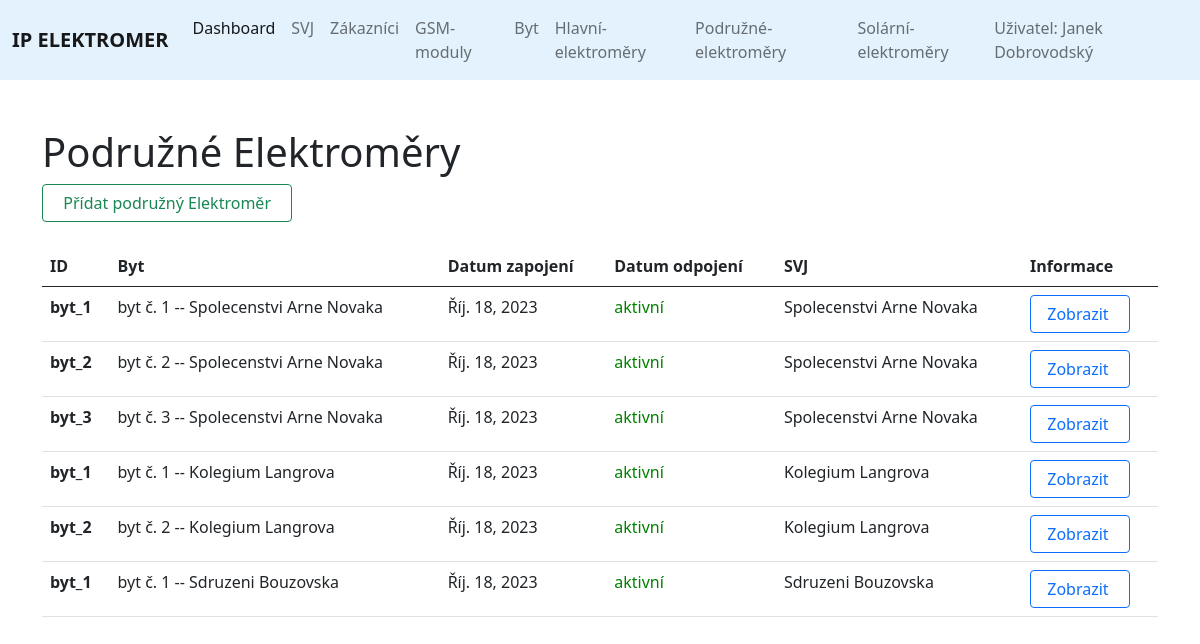
Page /sub_electrometers on the earlier database version.
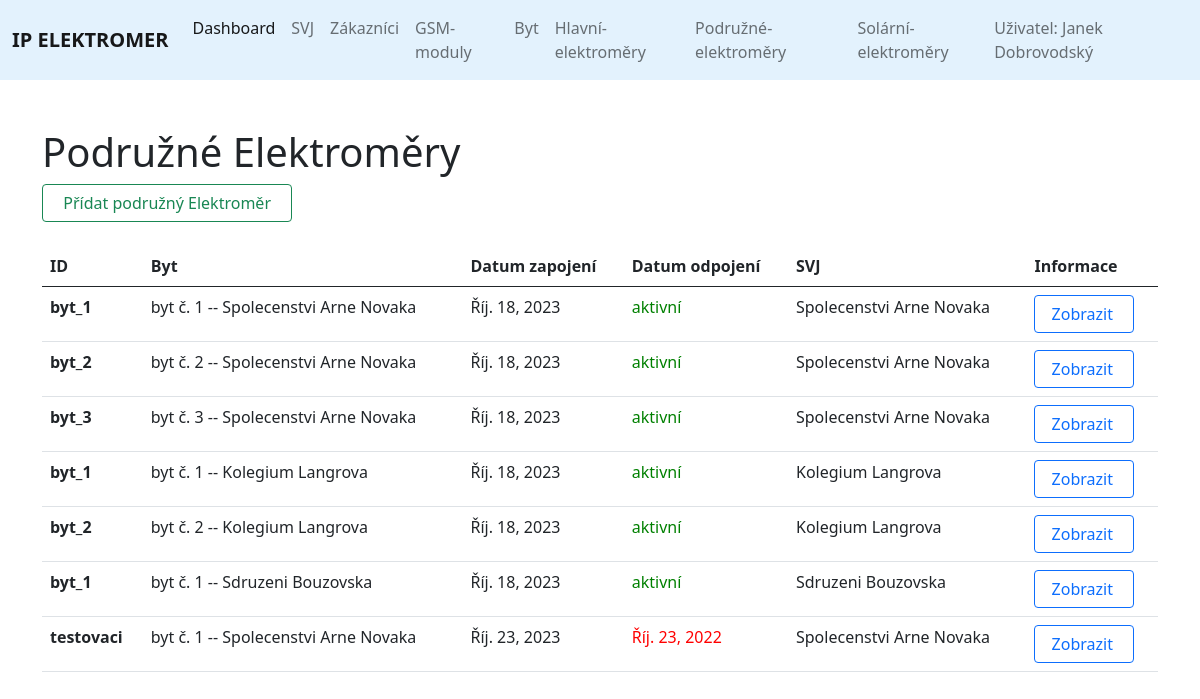
Same page on the later database version.
### elektromer_app/models.py (models this page shows, shortened)
class Sub_electrometer(models.Model):
	identification_number = models.CharField(max_length=255, null=False)
	from_date = models.DateField(null=False)
	to_date = models.DateField(blank=True, null=True)
	flat = models.ForeignKey(Flat, on_delete=models.SET_NULL, null=True)
	svj = models.ForeignKey(Svj, on_delete=models.SET_NULL, null=True)
	date_created = models.DateTimeField(auto_now_add=True, null=True)

class Flat(models.Model):
	flat_number = models.IntegerField(null=False, default = None)
	from_date = models.DateField(null=False)
	to_date = models.DateField(blank=True, null=True)
	svj = models.ForeignKey(Svj, on_delete=models.SET_NULL, null=True)
	gsm_modul = models.ForeignKey(Gsm_modul, on_delete=models.SET_NULL, null=True)
	owner = models.ForeignKey(Customer, on_delete=models.SET_NULL, null=True)
	owner_from_date = models.DateField(null=True, blank=True)
	owner_to_date = models.DateField(blank=True, null=True)
	date_created = models.DateTimeField(auto_now_add=True, null=True)
	history = HistoricalRecords()
	def __str__(self):
		return str("byt č. ") + str( self.flat_number ) + "  --  " + str(self.svj)

class Svj(models.Model):
	identification_number = models.CharField(max_length=255, null=False)
	from_date = models.DateField(null=False)
	to_date = models.DateField(blank=True, null=True)
	date_created = models.DateTimeField(auto_now_add=True, null=True)
	name = models.CharField(max_length=255)
	address_street = models.CharField(max_length=255)
	address_orientation_number = models.IntegerField(default=0)
	address_number_subscription= models.IntegerField(default=0)
	address_city = models.CharField(max_length=255)
	address_postal_code = models.IntegerField(default=0)
	account_number = models.CharField(max_length=255)
	energy_supply = models.CharField(max_length=255)
	number_of_flats = models.IntegerField(default=0, null=False)
	history = HistoricalRecords()
	def __str__(self):
		return self.name

### elektromer_app/views.py (the view)
# urls.py: path('sub_electrometers', views.sub_electrometers, name="sub_electrometers"),
def sub_electrometers(request):
	all_sub_electrometers = Sub_electrometer.objects.all()
	form = Sub_electrometerForm()
	return render (request, 'elektromer_app/sub_electrometers.html', {'all_sub_electrometers': all_sub_electrometers, 'form': form})

### templates/elektromer_app/sub_electrometers.html (shortened to what this page needs)
{% extends 'elektromer_app/base.html' %}
	{% load static %}
	{% block content %}
<container>
<div class="container" style=" min-width: 90vw;">
<br><br>
<h1>Podružné Elektroměry</h1>
<a type="button" class="btn btn-outline-success" data-bs-toggle="modal" data-bs-target="#subModal" title="Timto tlačítkem můžete přidat podružný elektroměr." href=''>&nbsp; Přídat podružný Elektroměr &nbsp;</a></td>
     {% load crispy_forms_tags %}
	<br><br>
	<center>
		<div class="tabulka">
			<table class="table">
			  <thead>
			    <tr>
			      <th scope="col">ID</th>
			      <th scope="col">Byt</th>
			      <th scope="col">Datum zapojení</th>
			      <th scope="col">Datum odpojení</th>
			      <th scope="col">SVJ</th>
			      <th scope="col">Informace</th>
			    </tr>
			  </thead>
			  <tbody>
			  	{% for sub_electrometer in all_sub_electrometers %}
			    	<tr>
				      <td scope="row"><b>{{sub_electrometer.identification_number}}</b></td>
				      <td>{{sub_electrometer.flat}}</td>
				      <td>{{sub_electrometer.from_date}}</td>
				      {% if sub_electrometer.to_date == None %}
				      <td class="aktivni" style="color: green;"> aktivní </td>
				      {% else %}
				      <td class="ukoncene" style="color: red;">{{sub_electrometer.to_date}}</td>
				      {% endif %}
				       <td>{{sub_electrometer.svj}}</td>
				        <td><a type="button" class="btn btn-outline-primary" data-bs-toggle="tooltip" title="Timto tlačítkem můžete přejít k zobrazení tohoto podružného elektroměru." href='{% url "sub_electrometer" sub_electrometer.id %}'>&nbsp;Zobrazit &nbsp;</a></td>
			    	</tr>
			    {% endfor %}
			  </tbody>
			</table>
    	</div>
	</center>
	</div>
	{% endblock %}

Differences in the rows shown:
added Sub_electrometer: identification_number "testovaci", flat "byt č. 1 -- Spolecenstvi Arne Novaka", from_date "Říj. 23, 2023", to_date "Říj. 23, 2022", svj "Spolecenstvi Arne Novaka"
